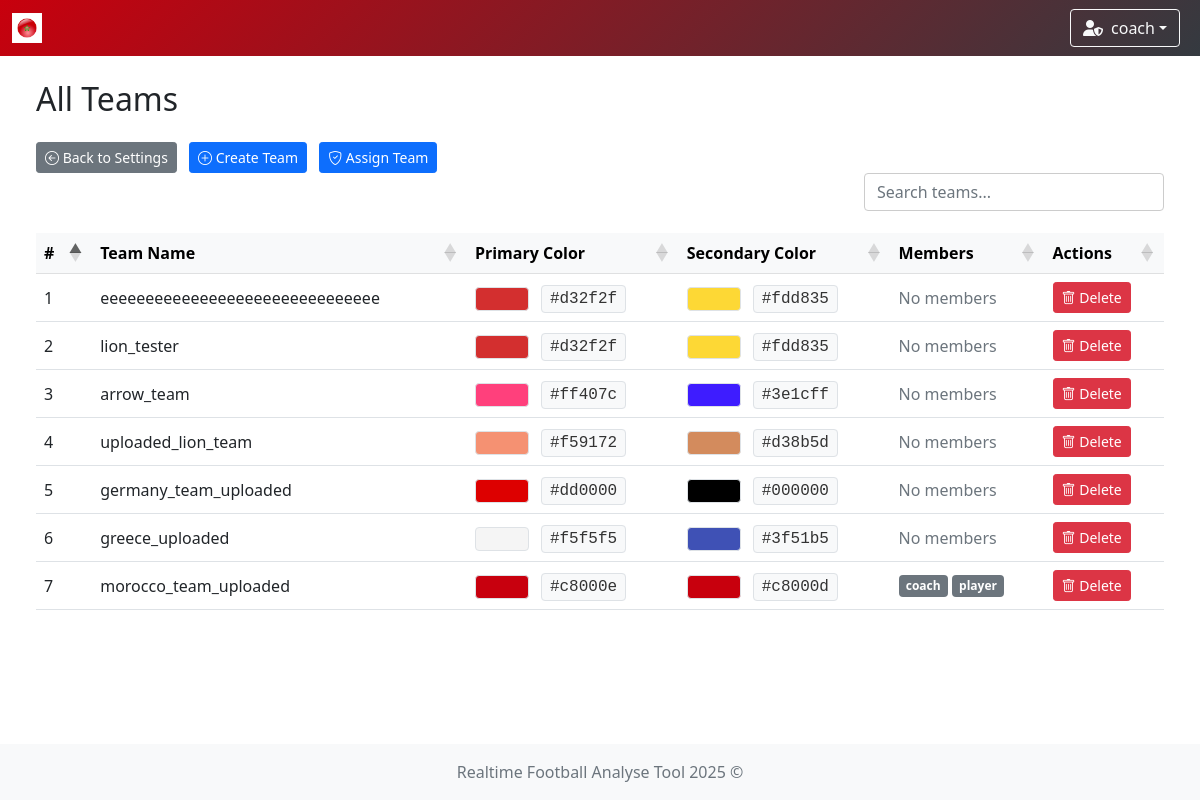
Before: /team/list (signed in) with the older database file.
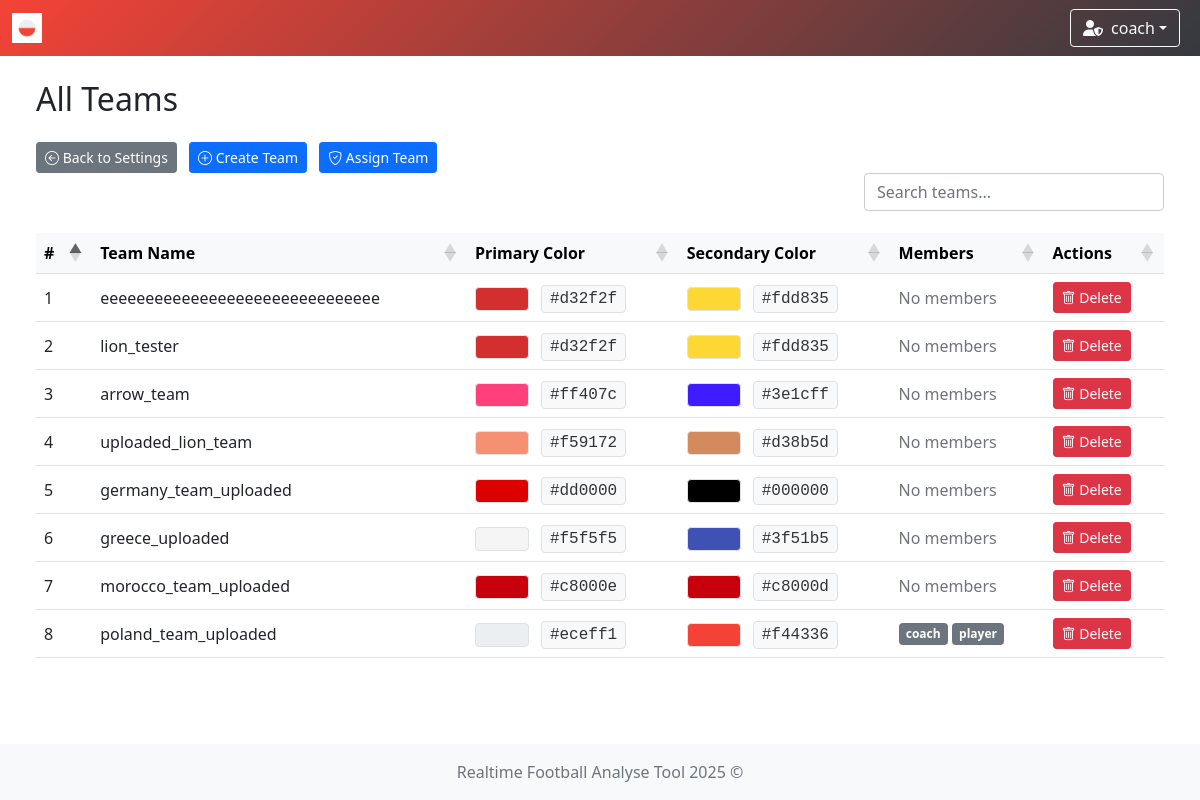
After: the same page with the newer database file.
### app/models/team.py (models this page shows)
class TeamModel(db.Model):
    __tablename__ = 'teams'
    id = db.Column(db.Integer, primary_key=True)
    name = db.Column(db.String(100), nullable=False, unique=True)  # prevent duplicate team names
    icon = db.Column(db.String(300), nullable=False)  # longer path for future-proofing
    primary_color = db.Column(db.String(20), nullable=False)
    secondary_color = db.Column(db.String(20), nullable=False)

### app/models/user.py (models this page shows)
class UserModel(db.Model, UserMixin):
    __tablename__ = 'user'
    id = db.Column(db.Integer, primary_key=True)
    username = db.Column(db.String(80), unique=True, nullable=False)
    password = db.Column(db.String(120), nullable=False)
    role = db.Column(db.String(10), nullable=False, default='user')
    team_id = db.Column(db.Integer, db.ForeignKey('teams.id'))
    team = db.relationship('TeamModel', backref='users')

### app/controllers/team.py (the view)
@team_bp.route('/list')
def list_all_teams():
    teams = TeamModel.query.all()
    team_ids = [team.id for team in teams]
    if not team_ids:
        return render_template('team/show_teams.html', teams=[], team_members={})
    users = UserModel.query.filter(UserModel.team_id.in_(team_ids)).all()
    team_members = {}
    for user in users:
        team_members.setdefault(user.team_id, []).append(user)
    return render_template(
        'team/show_teams.html',
        teams=teams,
        team_members=team_members
    )

### app/controllers/user.py (called while the page is built)
    @staticmethod
    def load_user(user_id):
        return UserModel.query.get(int(user_id))

### run.py (called while the page is built)
    def _inject_context(self) -> None:
        @self.app.context_processor
        def inject_teams() -> dict:
            try:
                teams = TeamModel.query.all()
                return dict(teams=teams)
            except Exception as e:
                print(f"[!] Error injecting teams: {str(e)} ({type(e).__name__})")
                return dict(teams=[])

### app/templates/team/show_teams.html (shortened to what this page needs)
{% extends "system/base.html" %}
{% block content %}
<div class="container-fluid">
    <div class="row mb-4">
        <div class="col d-flex justify-content-between align-items-center">
            <h2 class="mb-0">All Teams</h2>
        </div>
    </div>
    <div>
        <a href="{{ url_for('settings') }}" class="btn btn-sm btn-secondary">
            <i class="bi bi-arrow-left-circle"></i> Back to Settings
        </a>
        {% if current_user.role == 'admin' %}
            <a href="{{ url_for('team.create_team') }}" class="btn btn-sm btn-primary">
                <i class="bi bi-plus-circle"></i> Create Team
            </a>
            <a href="{{ url_for('assign_team.assign_team') }}" class="btn btn-sm btn-primary">
                <i class="bi bi-shield-check"></i> Assign Team
            </a>
        {% endif %}
    </div>
    <div class="row mb-3">
        <div class="col d-flex justify-content-end">
            <input type="text" id="customSearch" class="form-control custom-search" placeholder="Search teams...">
        </div>
    </div>
    <div class="table-responsive">
        <table id="teamTable" class="table table-hover align-middle mb-0">
            <thead class="table-light">
            <tr>
                <th>#</th>
                <th>Team Name</th>
                <th>Primary Color</th>
                <th>Secondary Color</th>
                <th>Members</th>
                {% if current_user.role == 'admin' %}
                    <th>Actions</th>
                {% endif %}
            </tr>
            </thead>
            <tbody>
            {% if teams and teams|length > 0 %}
                {% for team in teams %}
                    <tr>
                        <td>{{ loop.index }}</td>
                        <td>{{ team.name }}</td>
                        <td>
                            {% set color = team.primary_color|lower %}
                            {% set badge_text_color = '#000' if color.startswith('#fff') or color == '' or color is none else '#fff' %}
                            <span class="badge border" style="background-color: {{ team.primary_color }}; color: {{ badge_text_color }};">
                            </span>
                            <span class="ms-2 px-2 py-1 border rounded" style="background-color: #f8f9fa; color: #333; font-family: monospace;">
                                {{ team.primary_color }}
                            </span>
                        </td>
                        <td>
                            {% set sec = team.secondary_color|lower %}
                            {% set sec_text = '#000' if sec.startswith('#fff') or sec == '' or sec is none else '#fff' %}
                            <span class="badge border" style="background-color: {{ team.secondary_color }}; color: {{ sec_text }};">
                            </span>
                            <span class="ms-2 px-2 py-1 border rounded" style="background-color: #f8f9fa; color: #333; font-family: monospace;">
                                {{ team.secondary_color }}
                            </span>
                        </td>
                        <td>
                            {% set members = team_members.get(team.id, []) %}
                            {% if members %}
                                <div class="d-flex flex-wrap gap-1">
                                    {% for user in members %}
                                        <span class="badge bg-secondary">{{ user.username }}</span>
                                    {% endfor %}
                                </div>
                            {% else %}
                                <span class="text-muted">No members</span>
                            {% endif %}
                        </td>
                        {% if current_user.role == 'admin' %}
                            <td>
                                <button type="button" class="btn btn-danger btn-sm"
                                        data-bs-toggle="modal"
                                        data-bs-target="#deleteModal"
                                        data-team-id="{{ team.id }}"
                                        data-team-name="{{ team.name }}">
                                    <i class="bi bi-trash"></i> Delete
                                </button>
                            </td>
                        {% endif %}
                    </tr>
                {% endfor %}
            {% endif %}
            </tbody>
        </table>
    </div>
</div>
{% endblock %}

### app/templates/system/base.html (shortened to what this page needs)
<!DOCTYPE html>
<html lang="en">
<head>
    <link href="https://cdn.jsdelivr.net/npm/bootstrap@5.1.3/dist/css/bootstrap.min.css" rel="stylesheet"/>
    <link rel="stylesheet" href="https://cdn.jsdelivr.net/npm/bootstrap-icons@1.11.3/font/bootstrap-icons.css"/>
    <link rel="stylesheet" href="https://cdnjs.cloudflare.com/ajax/libs/font-awesome/6.5.0/css/all.min.css"/>
    <link rel="stylesheet" href="https://cdn.datatables.net/1.13.6/css/dataTables.bootstrap5.min.css"/>
    <link rel="stylesheet" href="{{ url_for('static', filename='styles.css') }}"/>
</head>
<body class="{% block body_class %}{% endblock %}">
{% if current_user.is_authenticated %}
    <nav class="navbar navbar-expand-lg navbar-dark"
         style="
         {% if session.team_id %}
             {% for team in teams %}
                 {% if team.id == session.team_id %}
                     background: linear-gradient(135deg, {{ team.secondary_color }}, #343a40);
                 {% endif %}
             {% endfor %}
         {% else %}
             background: linear-gradient(135deg, #4b6cb7, #182848);
         {% endif %}
         ">
        <div class="container-fluid position-relative">
            <a class="navbar-brand d-flex align-items-center" href="{{ url_for('index') }}">
                {% if session.team_id %}
                    {% for team in teams %}
                        {% if team.id == session.team_id %}
                            <img class="team-logo" src="{{ team.icon }}" alt="{{ team.name }} logo"
                                 style="height:30px; margin-right:8px;"/>
                        {% endif %}
                    {% endfor %}
                {% else %}
                    <a href="{{ url_for('game_options') }}" class="btn btn-outline-light me-2" title="Home">
                        <i class="fas fa-home"></i>
                    </a>
                {% endif %}
            </a>
            <div class="ms-auto d-flex align-items-center">
                <div class="dropdown me-2">
                    <button class="btn btn-outline-light dropdown-toggle d-flex align-items-center" type="button"
                            id="userDropdown" data-bs-toggle="dropdown" aria-expanded="false">
                        {% if current_user.role == 'admin' %}
                            <i class="fas fa-user-shield me-2"></i>
                        {% else %}
                            <i class="fas fa-user me-2"></i>
                        {% endif %}
                        {{ current_user.username }}
                    </button>
                </div>
            </div>
        </div>
    </nav>
{% endif %}
<div class="content-wrapper">
    <div class="container-fluid mt-4 px-4">
        <div id="toast-container" class="toast-container position-fixed bottom-0 end-0 p-3" style="z-index: 1100;">
        </div>
        {% block content %}{% endblock %}
    </div>
</div>
<footer class="footer mt-auto py-3 bg-light">
    <div class="container text-center">
        <span class="text-muted">Realtime Football Analyse Tool 2025 ©</span>
    </div>
</footer>
</body>
</html>

### app/static/styles.css (style rules this page uses)
.navbar { transition: background-color 0.5s ease; }
.team-logo { animation: fadeIn 0.5s ease, pulse 1s ease-in-out; }
html, body { height: 100%; margin: 0; padding: 0; }
body { display: flex; flex-direction: column; min-height: 100vh; }
.content-wrapper { flex: 1 0 auto; }
.footer { flex-shrink: 0; background-color: #f8f9fa; padding: 1rem 0; margin-top: auto; }
.table-responsive { margin-top: 0 !important; overflow-x: auto; }
.btn + .btn { margin-left: 0.5rem; }
.table-responsive { overflow-x: auto; }
.table th, .table td { white-space: nowrap; padding: 0.5rem; }
.table thead th { background-color: #f8f9fa; font-weight: bold; }

### app/templates/team/show_teams.html (style rules this page uses)
.table-responsive { overflow-x: auto; }
.table th, .table td { white-space: nowrap; padding: 0.5rem; }
.custom-search { max-width: 300px; background-color: transparent; border: 1px solid #ccc; transition: border-color 0.3s ease; }
.badge { font-size: 0.75rem; padding: 0.4em 0.6em; }

Changed rows visible on the page:
added TeamModel: icon (picture), name "poland_team_uploaded", primary_color "#eceff1", secondary_color "#f44336", UserModel (username "coach"), UserModel (username "player")
changed TeamModel "morocco_team_uploaded": loses UserModel (username "coach"); loses UserModel (username "player"); now shows "No members"
